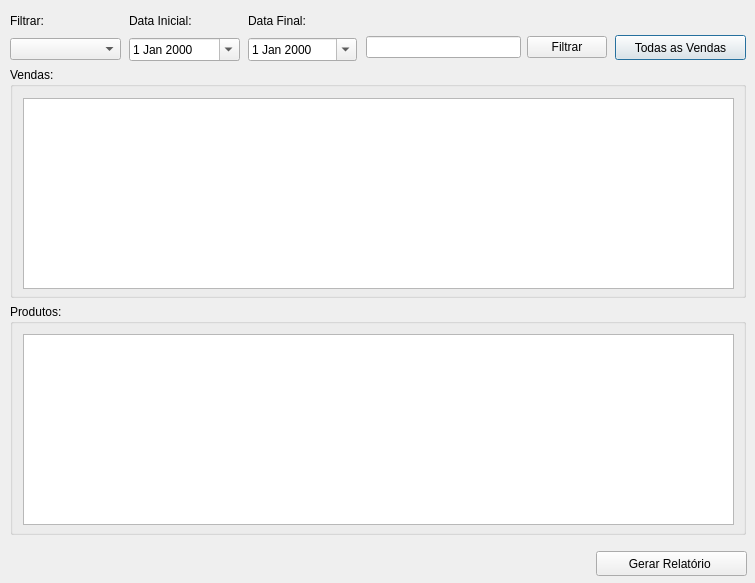
<?xml version="1.0" encoding="UTF-8"?>
<ui version="4.0">
 <class>frm_gestaovendas</class>
 <widget class="QDialog" name="frm_gestaovendas">
  <property name="geometry">
   <rect>
    <x>0</x>
    <y>0</y>
    <width>755</width>
    <height>583</height>
   </rect>
  </property>
  <property name="windowTitle">
   <string>Gestão de Vendas</string>
  </property>
  <widget class="QPushButton" name="btn_mostratTodasVendas">
   <property name="geometry">
    <rect>
     <x>615</x>
     <y>35</y>
     <width>131</width>
     <height>25</height>
    </rect>
   </property>
   <property name="text">
    <string>Todas as Vendas</string>
   </property>
  </widget>
  <widget class="QTableWidget" name="tw_listaProdutos">
   <property name="geometry">
    <rect>
     <x>23</x>
     <y>334</y>
     <width>711</width>
     <height>191</height>
    </rect>
   </property>
  </widget>
  <widget class="QPushButton" name="btn_relatorio">
   <property name="geometry">
    <rect>
     <x>596</x>
     <y>551</y>
     <width>151</width>
     <height>25</height>
    </rect>
   </property>
   <property name="text">
    <string>Gerar Relatório </string>
   </property>
  </widget>
  <widget class="QWidget" name="layoutWidget">
   <property name="geometry">
    <rect>
     <x>129</x>
     <y>10</y>
     <width>111</width>
     <height>51</height>
    </rect>
   </property>
   <layout class="QVBoxLayout" name="verticalLayout">
    <item>
     <widget class="QLabel" name="label">
      <property name="text">
       <string>Data Inicial:</string>
      </property>
     </widget>
    </item>
    <item>
     <widget class="QDateEdit" name="de_datainicial">
      <property name="calendarPopup">
       <bool>true</bool>
      </property>
     </widget>
    </item>
   </layout>
  </widget>
  <widget class="QWidget" name="layoutWidget">
   <property name="geometry">
    <rect>
     <x>248</x>
     <y>10</y>
     <width>109</width>
     <height>51</height>
    </rect>
   </property>
   <layout class="QVBoxLayout" name="verticalLayout_2">
    <item>
     <widget class="QLabel" name="label_2">
      <property name="text">
       <string>Data Final:</string>
      </property>
     </widget>
    </item>
    <item>
     <widget class="QDateEdit" name="de_datafinal">
      <property name="calendarPopup">
       <bool>true</bool>
      </property>
     </widget>
    </item>
   </layout>
  </widget>
  <widget class="QGroupBox" name="groupBox">
   <property name="geometry">
    <rect>
     <x>10</x>
     <y>67</y>
     <width>736</width>
     <height>231</height>
    </rect>
   </property>
   <property name="title">
    <string>Vendas:</string>
   </property>
   <widget class="QTableWidget" name="tw_listaVendas">
    <property name="geometry">
     <rect>
      <x>13</x>
      <y>31</y>
      <width>711</width>
      <height>191</height>
     </rect>
    </property>
   </widget>
  </widget>
  <widget class="QGroupBox" name="groupBox_2">
   <property name="geometry">
    <rect>
     <x>10</x>
     <y>304</y>
     <width>736</width>
     <height>231</height>
    </rect>
   </property>
   <property name="title">
    <string>Produtos:</string>
   </property>
  </widget>
  <widget class="QWidget" name="layoutWidget">
   <property name="geometry">
    <rect>
     <x>10</x>
     <y>10</y>
     <width>111</width>
     <height>50</height>
    </rect>
   </property>
   <layout class="QVBoxLayout" name="verticalLayout_3">
    <item>
     <widget class="QLabel" name="label_3">
      <property name="text">
       <string>Filtrar:</string>
      </property>
     </widget>
    </item>
    <item>
     <widget class="QComboBox" name="cb_filtro"/>
    </item>
   </layout>
  </widget>
  <widget class="QWidget" name="layoutWidget">
   <property name="geometry">
    <rect>
     <x>366</x>
     <y>34</y>
     <width>241</width>
     <height>27</height>
    </rect>
   </property>
   <layout class="QHBoxLayout" name="horizontalLayout">
    <item>
     <widget class="QLineEdit" name="txt_filtrar"/>
    </item>
    <item>
     <widget class="QPushButton" name="btn_filtrar">
      <property name="text">
       <string>Filtrar</string>
      </property>
     </widget>
    </item>
   </layout>
  </widget>
  <zorder>layoutWidget</zorder>
  <zorder>layoutWidget</zorder>
  <zorder>groupBox_2</zorder>
  <zorder>groupBox</zorder>
  <zorder>btn_mostratTodasVendas</zorder>
  <zorder>tw_listaProdutos</zorder>
  <zorder>btn_relatorio</zorder>
  <zorder>layoutWidget</zorder>
  <zorder>layoutWidget</zorder>
 </widget>
 <resources/>
 <connections/>
</ui>
